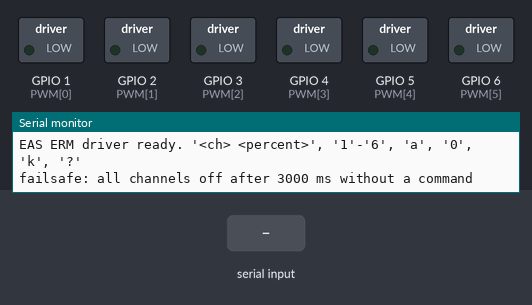
A sketch run on a simulated Seeed XIAO ESP32-S3. Shown: switched loads named in the sketch (green lamp = pin HIGH), the last lines printed to the serial monitor. The test bench sets the inputs (shaded band).

Above: at 1.2 s.
1.3 s: "5\n" received over Serial
At 2.4 s:
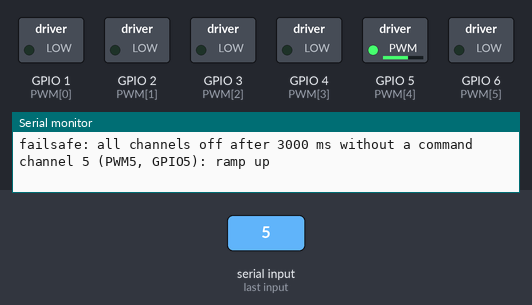
4.3 s: "200\n" received over Serial
At 5.7 s:
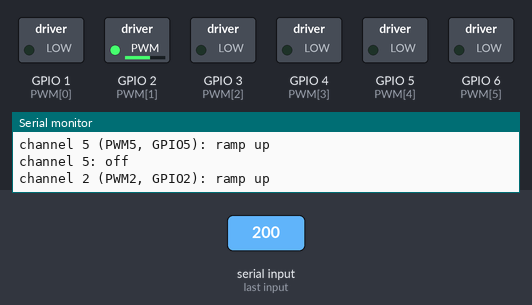
7.3 s: "1 90\n" received over Serial
At 7.8 s:
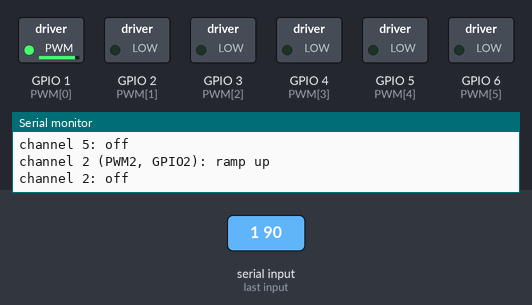
8.8 s: "a90\n" received over Serial
At 10.0 s:
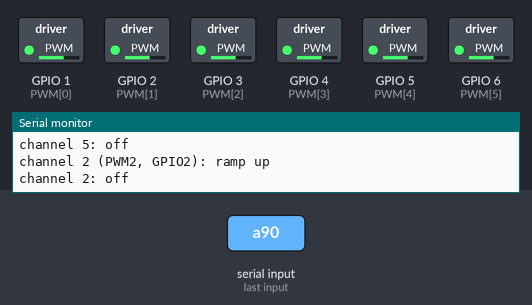
10.3 s: "a\n" received over Serial
At 16.0 s:
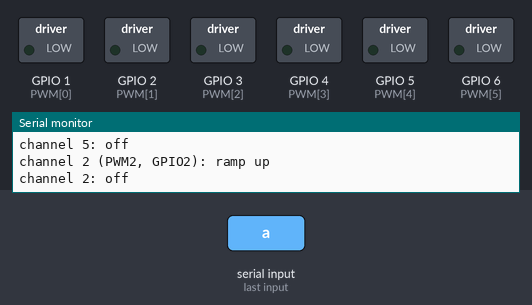
Timing chart, 0 to 16.3 s (numbered marks = the images above; inputs shaded):
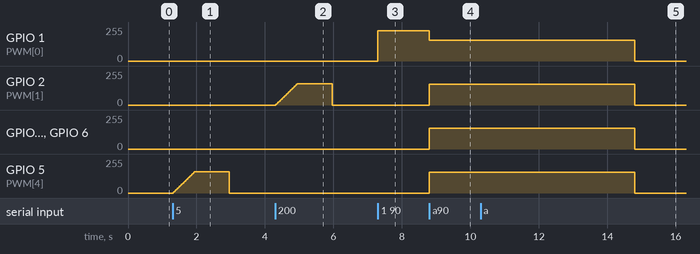

The sketch:

erm_channel_test.ino
```cpp
// EAS ERM driver bring-up + dashboard firmware — XIAO ESP32-S3.
// Handoff 07 sections 4, 5 and 7: one channel at a time, then all six.
//
// Wiring: PWM1..PWM6 on the driver board -> XIAO D0..D5. XIAO GND -> board GND (or EGND).
// The board's PWR+ comes from a current-limited supply at 3.7-4.0 V, NOT from the XIAO.
// Leave the board's ESP+ pad unconnected while the XIAO is powered over USB: the XIAO's
// own charger would otherwise push current back into SWITCHED_SYSTEM+.
//
// Serial, 115200, one command per line:
//   "<ch> <percent>"  set one channel, ch 1..6, percent 0..100   (what the dashboard sends)
//   "1".."6"          ramp that channel up, hold, stop (bring-up test)
//   "a"               all six at the test duty for 3 s
//   "0"               all channels off
//   "k"               keepalive, silent: just proves the link is alive
//   "?"               print the commanded duty and the actual LEDC output of every channel
//
// Failsafe: if no command arrives for LINK_TIMEOUT_MS while any channel is driving, every channel
// is switched off. LEDC is a hardware peripheral and holds its last duty forever with no CPU
// involvement, so without this a dropped USB link leaves a motor running until the battery dies.
const int PWM[6] = {1, 2, 3, 4, 5, 6};   // GPIO1..GPIO6 = the pads marked D0..D5
const int FREQ = 20000;                  // 20 kHz: above hearing, easy for the 100R gate drive
const int BITS = 8;                      // duty 0..255
const int TEST_DUTY = 160;               // ~63 %: enough to start an ERM, not full tilt

const unsigned long LINK_TIMEOUT_MS = 3000;

int duty[6] = {0, 0, 0, 0, 0, 0};        // percent, as last commanded
unsigned long lastCommandMs = 0;
bool failsafeTripped = false;

void setDuty(int i, int percent) {
  percent = constrain(percent, 0, 100);
  duty[i] = percent;
  ledcWrite(PWM[i], (percent * 255) / 100);
}

void allOff() {
  for (int i = 0; i < 6; i++) setDuty(i, 0);
}

void report() {
  // Two numbers per channel: what was last commanded, and what the LEDC hardware is actually
  // outputting. They can disagree - the peripheral keeps driving the pin with no CPU involvement -
  // and only the second one says whether a motor is being told to run.
  Serial.print("duty");
  for (int i = 0; i < 6; i++) { Serial.print(' '); Serial.print(duty[i]); }
  Serial.print("  raw");
  for (int i = 0; i < 6; i++) { Serial.print(' '); Serial.print(ledcRead(PWM[i])); }
  Serial.println();
}

void runChannel(int i) {
  Serial.printf("channel %d (PWM%d, GPIO%d): ramp up\n", i + 1, i + 1, PWM[i]);
  for (int d = 0; d <= TEST_DUTY; d += 5) { ledcWrite(PWM[i], d); delay(20); }
  delay(1000);
  setDuty(i, 0);
  Serial.printf("channel %d: off\n", i + 1);
}

void handle(String line) {
  line.trim();
  if (line.length() == 0) return;
  lastCommandMs = millis();
  failsafeTripped = false;
  if (line == "k") return;               // keepalive: resets the timer, says nothing

  int space = line.indexOf(' ');
  if (space > 0) {                                   // "<ch> <percent>"
    int ch = line.substring(0, space).toInt();
    int percent = line.substring(space + 1).toInt();
    // No report here: one line per set command floods the port during a slider drag.
    if (ch >= 1 && ch <= 6) setDuty(ch - 1, percent);
    else Serial.println("err: channel must be 1..6");
    return;
  }
  char c = line[0];
  if (c >= '1' && c <= '6') runChannel(c - '1');
  else if (c == 'a') { for (int i = 0; i < 6; i++) setDuty(i, (TEST_DUTY * 100) / 255); delay(3000); allOff(); }
  else if (c == '0') { allOff(); report(); }
  else if (c == '?') report();
  else Serial.println("err: unknown command");
}

void setup() {
  Serial.begin(115200);
  // A full USB CDC buffer must never block loop(). With a timeout of 0, output is dropped instead
  // of stalling, so commands keep being read and the failsafe keeps running even when nothing on
  // the PC is draining the port.
  Serial.setTxTimeoutMs(0);
  for (int i = 0; i < 6; i++) {
    // ledcAttach() is Arduino-ESP32 core 3.x. On core 2.x use:
    //   ledcSetup(i, FREQ, BITS); ledcAttachPin(PWM[i], i); and ledcWrite(i, duty).
    ledcAttach(PWM[i], FREQ, BITS);
    ledcWrite(PWM[i], 0);
  }
  lastCommandMs = millis();
  Serial.println("\nEAS ERM driver ready. '<ch> <percent>', '1'-'6', 'a', '0', 'k', '?'");
  Serial.printf("failsafe: all channels off after %lu ms without a command\n", LINK_TIMEOUT_MS);
}

bool anyOutput() {
  // Checks the peripheral, not just the remembered value: the two can disagree, and the pin is
  // what actually turns a motor.
  for (int i = 0; i < 6; i++)
    if (duty[i] != 0 || ledcRead(PWM[i]) != 0) return true;
  return false;
}

void loop() {
  static String line;
  while (Serial.available()) {
    char c = Serial.read();
    if (c == '\n' || c == '\r') { handle(line); line = ""; }
    else if (line.length() < 32) line += c;
  }

  if (!failsafeTripped && millis() - lastCommandMs > LINK_TIMEOUT_MS) {
    failsafeTripped = true;              // trips once per silence, not every loop
    if (anyOutput()) {
      allOff();
      Serial.println("failsafe: link silent, all channels off");
    }
  }
}
```

Measured:
- after the input at 1.3 s, GPIO 5 (PWM[4]): rises from 0/255 to 159/255 in 0.62 s, then falls to 0/255 in 1.0 s
- after the input at 4.3 s, GPIO 2 (PWM[1]): rises from 0/255 to 159/255 in 0.62 s, then falls to 0/255 in 1.0 s
- after the input at 7.3 s, GPIO 1 (PWM[0]): 0/255 → 228/255 at once
- after the input at 8.8 s, GPIO 1 (PWM[0]): 228/255 → 157/255 at once; GPIO 2 (PWM[1]), GPIO 3 (PWM[2]), GPIO 4 (PWM[3]), GPIO 5 (PWM[4]), GPIO 6 (PWM[5]): 0/255 → 157/255 at once
- after the input at 10.3 s, GPIO 1 (PWM[0]), GPIO 2 (PWM[1]), GPIO 3 (PWM[2]), GPIO 4 (PWM[3]), GPIO 5 (PWM[4]), GPIO 6 (PWM[5]): 157/255 → 0/255 after 4.5 s instead of 1.5 s
